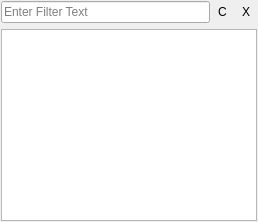
       <widget class="QWidget" name="searchResultTab">
        <attribute name="title">
         <string>Search Results</string>
        </attribute>
        <layout class="QGridLayout" name="gridLayout">
         <property name="horizontalSpacing">
          <number>1</number>
         </property>
         <property name="margin">
          <number>1</number>
         </property>
         <item row="0" column="0">
          <widget class="LineEdit" name="searchFilterLineEdit">
           <property name="placeholderText">
            <string>Enter Filter Text</string>
           </property>
          </widget>
         </item>
         <item row="0" column="1">
          <widget class="QToolButton" name="searchTreeCollapseButton">
           <property name="toolTip">
            <string>Collapse Tree</string>
           </property>
           <property name="text">
            <string>C</string>
           </property>
           <property name="icon">
            <iconset resource="nuclei.qrc">
             <normaloff>:/format-justify-fill.png</normaloff>:/format-justify-fill.png</iconset>
           </property>
           <property name="autoRaise">
            <bool>true</bool>
           </property>
          </widget>
         </item>
         <item row="0" column="2">
          <widget class="QToolButton" name="searchTreeExpandButton">
           <property name="toolTip">
            <string>Expand Tree</string>
           </property>
           <property name="text">
            <string>X</string>
           </property>
           <property name="icon">
            <iconset resource="nuclei.qrc">
             <normaloff>:/format-indent-more.png</normaloff>:/format-indent-more.png</iconset>
           </property>
           <property name="autoRaise">
            <bool>true</bool>
           </property>
          </widget>
         </item>
         <item row="1" column="0" colspan="3">
          <widget class="TreeView" name="searchTreeView">
           <property name="alternatingRowColors">
            <bool>true</bool>
           </property>
           <property name="allColumnsShowFocus">
            <bool>true</bool>
           </property>
           <attribute name="headerVisible">
            <bool>false</bool>
           </attribute>
          </widget>
         </item>
        </layout>
       </widget>
